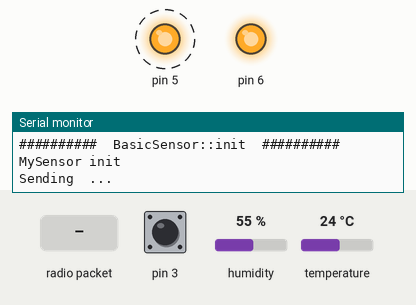
Recording of a sketch running on a simulated Arduino Uno, built with avr-gcc and run on an emulated ATmega328P. Shown: output pins drawn as LEDs (lit = HIGH), the last lines printed to the serial monitor. Dashed ring = blinking. The test bench sets the inputs (shaded band); at power-on: humidity 55 %, pin 3 HIGH, temperature 24 °C. Sleep ends after the set time or at an interrupt; no radio packets arrive unless stated; pins used as bus, display or sensor lines are not drawn.

Above: at 11.2 s.
11.3 s: radio packet "1" arrives
At 12.48 s:
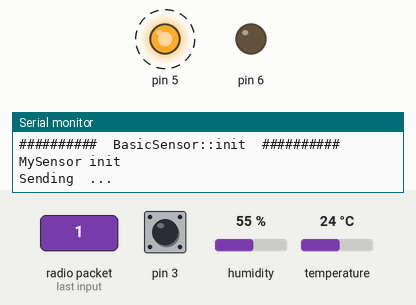
14.1 s: radio packet "0" arrives
At 15.2 s:
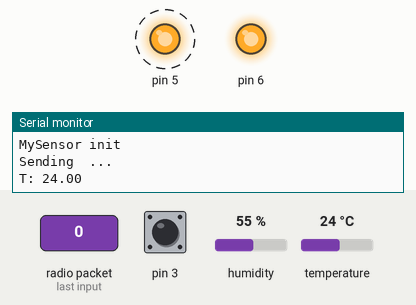
15.9 s: radio packet "2" arrives
At 16.3 s:
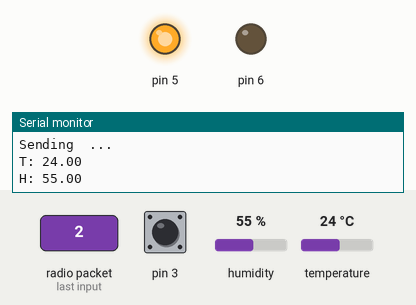
17.5 s: humidity set to 22 %
At 22.4 s:
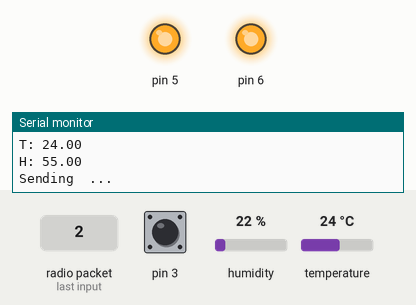
Timing chart, 0 to 23.9 s (numbered marks = the images above; inputs shaded):
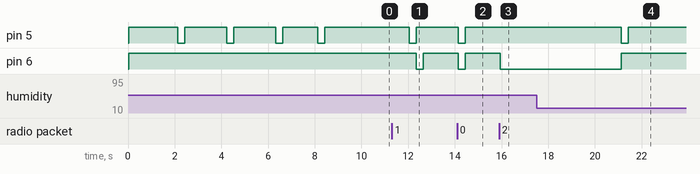

Measured:
- after the input at 11.3 s, pin 6: HIGH → LOW after 1.0 s, → HIGH 0.30 s later
- after the input at 14.1 s, pin 6: HIGH → LOW at once, → HIGH 0.30 s later
- after the input at 15.9 s, pin 6: HIGH → LOW at once
- after the input at 17.5 s, pin 5: HIGH → LOW after 3.6 s, → HIGH 0.30 s later; pin 6: LOW → HIGH after 3.6 s

The sketch:

TemperatureSensor.ino
```cpp
#include <SPI.h>
#include <EEPROM.h>
#include <MySensor.h>
#include <DHT.h>
#include <MySigningAtsha204Soft.h>
#include <PinChangeInt.h>


//#define USE_SIGNATURE
#define USE_BATTERY_METER

#include "NRF24BasicSensor.h"


#define CHILD_ID_HUM 0
#define CHILD_ID_TEMP 1
#define HUMIDITY_SENSOR_DIGITAL_PIN 4

DHT dht;
float lastTemp;
float lastHum;
boolean metric = true;


void processSensor() {
	Serial.println("Sending  ...");

	MyMessage msgHum(CHILD_ID_HUM, V_HUM);
	MyMessage msgTemp(CHILD_ID_TEMP, V_TEMP);

	delay(dht.getMinimumSamplingPeriod());

	float temperature = dht.getTemperature();
	if (isnan(temperature)) {
		Serial.println("Failed reading temperature from DHT");
	} else if (temperature != lastTemp) {
		lastTemp = temperature;
		if (!metric) {
			temperature = dht.toFahrenheit(temperature);
		}
		gw.send(msgTemp.set(temperature, 1));
		Serial.print("T: ");
		Serial.println(temperature);
	}

	float humidity = dht.getHumidity();
	if (isnan(humidity)) {
		Serial.println("Failed reading humidity from DHT");
	} else if (humidity != lastHum) {
		lastHum = humidity;
		gw.send(msgHum.set(humidity, 1));
		Serial.print("H: ");
		Serial.println(humidity);
	}

}

void setup() {
	Serial.begin(115200);
	Serial.println("##########  setup  ##########");
	initBasic();

	dht.setup(HUMIDITY_SENSOR_DIGITAL_PIN);

	// Send the sketch version information to the gateway and Controller
	gw.sendSketchInfo("Temp/Hum Sensor", "1.0");

	gw.present(CHILD_ID_HUM, S_HUM);
	gw.present(CHILD_ID_TEMP, S_TEMP);

	metric = gw.getConfig().isMetric;
}

void loop() {
	//processBasic();
	processSensor();
	gw.sleep(SLEEP_TIME);
}
```
